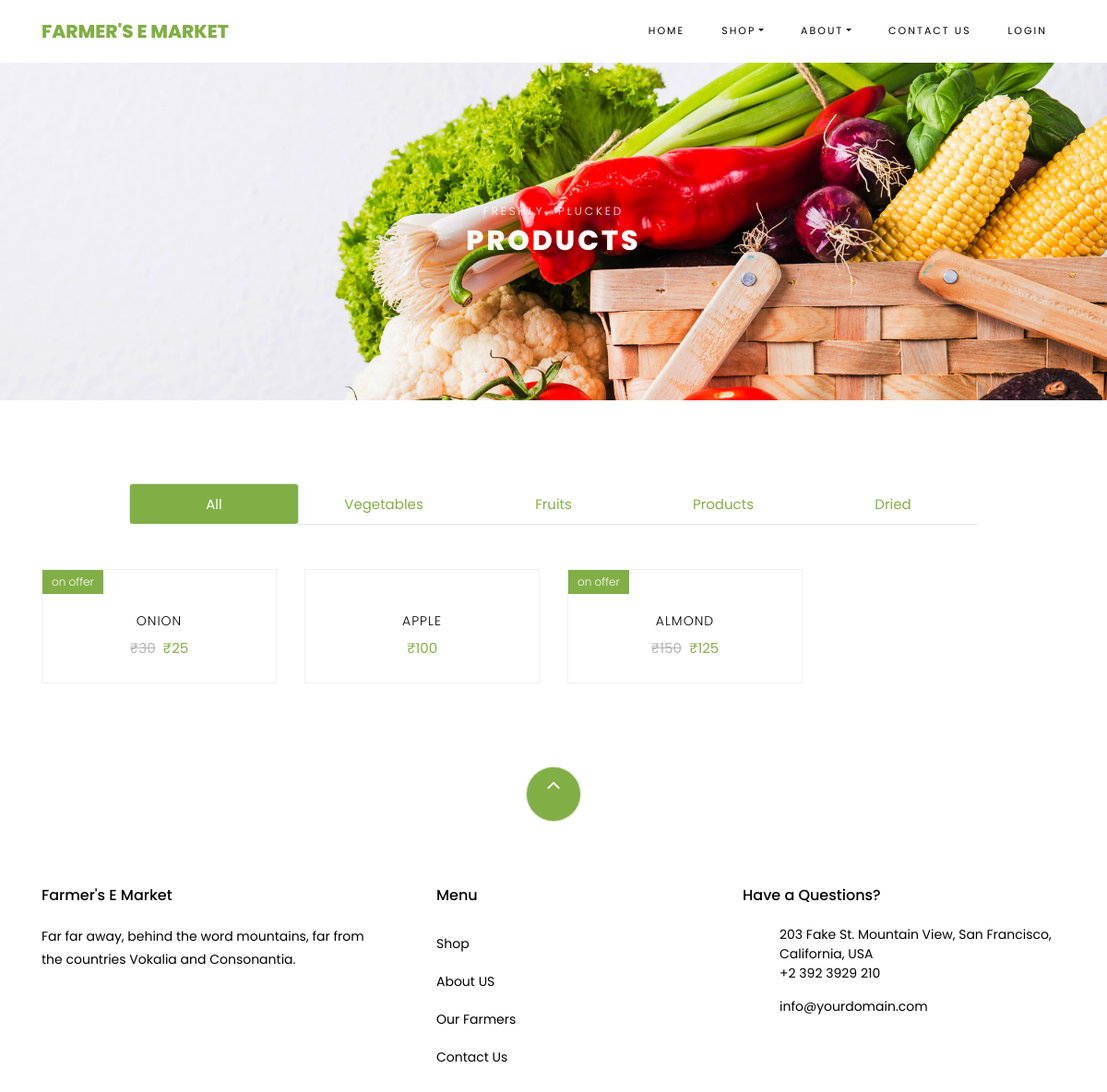
Page /shop on the committed database.
### farmers/models.py (models this page shows)
class products(models.Model):
	pname = models.CharField(max_length=100)
	ptype = models.CharField(max_length=10, choices=ptypes, default='Vegetables')
	description = models.TextField()
	stock = models.IntegerField()
	price  =models.IntegerField()
	img = ResizedImageField(size=[500, 400],crop=['middle', 'center'],upload_to='products/pics')
	offer = models.BooleanField(default=False)
	isactive = models.BooleanField(default=True)
	offerprice = models.IntegerField(blank=True,null=True)
	created_at = models.DateField(auto_now_add=True)
	owner = models.ForeignKey(User,default=None,on_delete=models.CASCADE)#for now to pass form validation,will remove later

### public/views.py (the view, shortened to what this page needs)
# urls.py: path('shop', views.shop,name='shop'),
def shop(request):
	try:
		cat = request.GET['cat']
	except:
		cat = 'All'
	if request.user.is_anonymous:
		current_user = request.user
		Vegetables1=products.objects.filter(isactive=True,ptype= 'Vegetables').order_by('id')
		Fruits1=products.objects.filter(isactive=True,ptype= 'Fruits').order_by('id')
		Product1=products.objects.filter(isactive=True,ptype= 'Products').order_by('id')
		Dried1=products.objects.filter(isactive=True,ptype= 'Dried').order_by('id')
		All1=products.objects.filter(isactive=True).order_by('id')
	pagev = request.GET.get('vpage', 1)
	pagef = request.GET.get('fpage', 1)
	pagep = request.GET.get('ppage', 1)
	paged = request.GET.get('dpage', 1)
	pagea = request.GET.get('apage', 1)
	paginatorv = Paginator(Vegetables1, 10)
	paginatorf = Paginator(Fruits1, 10)
	paginatorp = Paginator(Product1, 10)
	paginatord = Paginator(Dried1, 10)
	paginatora = Paginator(All1, 10)
	try:
		Vegetables = paginatorv.page(pagev)
		Fruits = paginatorf.page(pagef)
		Product = paginatorp.page(pagep)
		Dried = paginatord.page(paged)
		All = paginatora.page(pagea)
	except PageNotAnInteger:
		Vegetables = paginatorv.page(1)
		Fruits = paginatorf.page(1)
		Product = paginatorp.page(1)
		Dried = paginatord.page(1)
		All = paginatora.page(1)
	except EmptyPage:
		Vegetables = paginatorv.page(paginatorv.num_pages)
		Fruits = paginatorf.page(paginatorf.num_pages)
		Product = paginatorp.page(paginatorp.num_pages)
		Dried = paginatord.page(paginatord.num_pages)
		All = paginatora.page(paginatora.num_pages)
	return render(request, 'public/shop.html',{'All':All,'Vegetables':Vegetables,'Fruits':Fruits,'Products':Product,'Dried':Dried,'cat':cat})

### template/public/shop.html (shortened to what this page needs)
 {% extends 'public/base.html' %}
{% load static %}
{% block content %}
 <div class="hero-wrap hero-bread" style="background-image: url('{% static 'public/images/bg_1.jpg' %}');">
      <div class="container">
        <div class="row no-gutters slider-text align-items-center justify-content-center">
          <div class="col-md-9 ftco-animate text-center">
            <p class="breadcrumbs"><span class="mr-2">Freshly</span> <span>Plucked</span></p>
            <h1 class="mb-0 bread">Products</h1>
          </div>
        </div>
      </div>
    </div>
    <section class="ftco-section">
        <div class="container">
            <div class="row justify-content-center">
                <div class="col-md-10 mb-5 text-center">
                    <ul class="nav nav-pills nav-fill nav-tabs nav-justified " id="myTab" role="tablist">
                      <li class="nav-item">
                        <a class="nav-link {% if cat == 'All' %} active {% endif %} " id="All-tab" data-toggle="tab" href="#All" role="tab" aria-controls="All" aria-selected="true">All</a>
                      </li>
                      <li class="nav-item">
                        <a class="nav-link {% if cat == 'Vegetables' %} active {% endif %}" id="Vegetables-tab" data-toggle="tab" href="#Vegetables" role="tab" aria-controls="Vegetables" aria-selected="false">Vegetables</a>
                      </li>
                      <li class="nav-item">
                        <a class="nav-link {% if cat == 'Fruits' %} active {% endif %}" id="Fruits-tab" data-toggle="tab" href="#Fruits" role="tab" aria-controls="Fruits" aria-selected="false">Fruits</a>
                      </li>
                        <li class="nav-item">
                        <a class="nav-link {% if cat == 'Products' %} active {% endif %}" id="Products-tab" data-toggle="tab" href="#Products" role="tab" aria-controls="Products" aria-selected="false">Products</a>
                      </li>
                      <li class="nav-item">
                        <a class="nav-link {% if cat == 'Dried' %} active {% endif %}" id="Dried-tab" data-toggle="tab" href="#Dried" role="tab" aria-controls="Dried" aria-selected="false">Dried</a>
                      </li>
                    </ul>
                </div>
            </div>
            <div class="tab-content" id="myTabContent">
              <div class="tab-pane fade {% if cat == 'All' %} show active {% endif %}" id="All" role="tabpanel" aria-labelledby="All-tab"><div class="row">
                {% if All %}
                 {% for pro in All %}
                <div class="col-md-6 col-lg-3 ftco-animate">
                    <div class="product">
                        <a href="#" class="img-prod"><img class="img-fluid" src="{{ pro.img.url}}" alt="Colorlib Template">
                            {% if pro.offer %}
                            <span class="status">on offer</span>
                            {% endif %}
                        </a>
                        <div class="text py-3 pb-4 px-3 text-center">
                            <h3><a href="#">{{ pro.pname }}</a></h3>
                            <div class="d-flex">
                                <div class="pricing">
                                    {% if pro.offer %}<p class="price"><span class="mr-2 price-dc">₹{{ pro.price }}</span><span class="price-sale">₹{{ pro.offerprice }}</span> </p>{% else %}<p class="price"><span class="price-sale">₹{{ pro.price }}</span> </p>{% endif %}
                                </div>
                            </div>
                        </div>
                    </div>
                </div>
                {% endfor %}
                {% else %}
                 <div class="col-md-12 heading-section text-center ftco-animate">
            <h4>No Products Found Near You..!</h4>
          </div>
                {% endif %}
            </div>
        </div>
            </div>
            </div>
 </section>
  {% endblock %}

### template/public/base.html (shortened to what this page needs)
{% load static %}
<!DOCTYPE html>
<html lang="en">
  <head>
    <link rel="stylesheet" href="{% static 'public/css/open-iconic-bootstrap.min.css' %}">
    <link rel="stylesheet" href="{% static 'public/css/animate.css' %}">
    <link rel="stylesheet" href="{% static 'public/css/owl.carousel.min.css' %}">
    <link rel="stylesheet" href="{% static 'public/css/owl.theme.default.min.css' %}">
    <link rel="stylesheet" href="{% static 'public/css/magnific-popup.css' %}">
    <link rel="stylesheet" href="{% static 'public/css/aos.css' %}">
    <link rel="stylesheet" href="{% static 'public/css/ionicons.min.css' %}">
    <link rel="stylesheet" href="{% static 'public/css/bootstrap-datepicker.css' %}">
    <link rel="stylesheet" href="{% static 'public/css/jquery.timepicker.css' %}">
    <link rel="stylesheet" href="{% static 'public/css/flaticon.css' %}">
    <link rel="stylesheet" href="{% static 'public/css/icomoon.css' %}">
    <link rel="stylesheet" href="{% static 'public/css/style.css' %}">
  </head>
  <body class="goto-here">
    <nav class="navbar navbar-expand-lg navbar-dark ftco_navbar bg-dark ftco-navbar-light" id="ftco-navbar">
	    <div class="container">
	      <a class="navbar-brand" href="index">Farmer's E Market</a>
	      <div class="collapse navbar-collapse" id="ftco-nav">
	        <ul class="navbar-nav ml-auto">
	          <li class="nav-item active"><a href="index" class="nav-link">Home</a></li>
	          <li class="nav-item dropdown">
              <a class="nav-link dropdown-toggle" href="shop" id="dropdown04" data-toggle="dropdown" aria-haspopup="true" aria-expanded="false">Shop</a>
            </li>
            <li class="nav-item dropdown">
              <a class="nav-link dropdown-toggle" href="shop" id="dropdown04" data-toggle="dropdown" aria-haspopup="true" aria-expanded="false">About</a>
            </li>
	          <li class="nav-item"><a href="contact" class="nav-link">Contact us</a></li>
            {% if user.is_authenticated %}
	           <li class="nav-item cta cta-colored"><a href="cart" class="nav-link"><span class="icon-shopping_cart"></span><label id="cartcount">[]</label></a></li>
             <li class="nav-item dropdown">
              <a class="nav-link dropdown-toggle" href="shop" id="dropdown04" data-toggle="dropdown" aria-haspopup="true" aria-expanded="false">Hey ,{{ user.first_name }}!</a>
              <div class="dropdown-menu" aria-labelledby="dropdown04">
                <a class="dropdown-item" href="orderhistory">Order History</a>
                <a class="dropdown-item" href="changeaddress">Change Address</a>
                <a class="dropdown-item" href="changepassword">Change Password</a>
                <a class="dropdown-item" href="logout">LogOut</a>
              </div>
            </li>
             {% else %}
              <li class="nav-item active"><a href="plogin" class="nav-link">Login</a></li>
              {% endif %}
	        </ul>
	      </div>
	    </div>
	  </nav>
    {% block content %}
    {% endblock %}
    <footer class="ftco-footer ftco-section">
      <div class="container">
        <div class="row">
          <div class="mouse">
            <a href="#" class="mouse-icon">
              <div class="mouse-wheel"><span class="ion-ios-arrow-up"></span></div>
            </a>
          </div>
        </div>
        <div class="row mb-5">
          <div class="col-md">
            <div class="ftco-footer-widget mb-4">
              <h2 class="ftco-heading-2">Farmer's E Market</h2>
              <p>Far far away, behind the word mountains, far from the countries Vokalia and Consonantia.</p>
              <ul class="ftco-footer-social list-unstyled float-md-left float-lft mt-5">
              </ul>
            </div>
          </div>
          <div class="col-md">
            <div class="ftco-footer-widget mb-4 ml-md-5">
              <h2 class="ftco-heading-2">Menu</h2>
              <ul class="list-unstyled">
                <li><a href="shop" class="py-2 d-block">Shop</a></li>
                <li><a href="about" class="py-2 d-block">About US</a></li>
                <li><a href="ourfarmers" class="py-2 d-block">Our Farmers</a></li>
                <li><a href="contact" class="py-2 d-block">Contact Us</a></li>
              </ul>
            </div>
          </div>
          <div class="col-md">
            <div class="ftco-footer-widget mb-4">
              <h2 class="ftco-heading-2">Have a Questions?</h2>
              <div class="block-23 mb-3">
                <ul>
                  <li><span class="icon icon-map-marker"></span><span class="text">203 Fake St. Mountain View, San Francisco, California, USA</span></li>
                  <li><a href="#"><span class="icon icon-phone"></span><span class="text">+2 392 3929 210</span></a></li>
                  <li><a href="#"><span class="icon icon-envelope"></span><span class="text">info@yourdomain.com</span></a></li>
                </ul>
              </div>
            </div>
          </div>
        </div>
      </div>
    </footer>
  </body>
</html>

### static/public/css/icomoon.css (style rules this page uses)
[class^="icon-"], [class*=" icon-"] { font-family: 'icomoon' !important; speak: none; font-style: normal; font-weight: normal; font-variant: normal; text-transform: none; line-height: 1; -webkit-font-smoothing: antialiased; -moz-osx-font-smoothing: grayscale; }
.icon-map-marker:before { content: "\f041"; }
.icon-phone:before { content: "\f095"; }
.icon-envelope:before { content: "\f0e0"; }

### rows in the picture
products: offer "on offer", pname "ONION", price "30", offerprice "25"
products: pname "APPLE", price "100"
products: offer "on offer", pname "ALMOND", price "150", offerprice "125"
